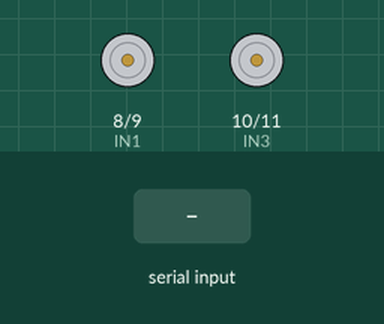
This sketch was run on a simulated Arduino Uno, built with avr-gcc and run on an emulated ATmega328P. Parts: motor-driver pin pairs drawn as motors (green arrow = first pin HIGH = forward, orange = second pin HIGH = backward, longer = more drive). Inputs (shaded band) come from the test bench.

Above: at 1.2 s.
1.3 s: "forward\n" received over Serial
At 2.4 s:
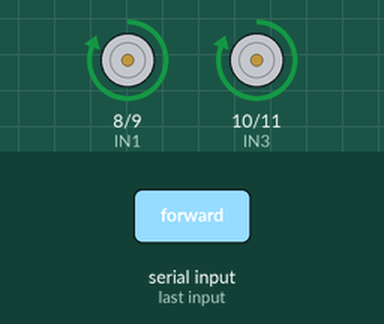
2.8 s: "backward\n" received over Serial
At 3.6 s:
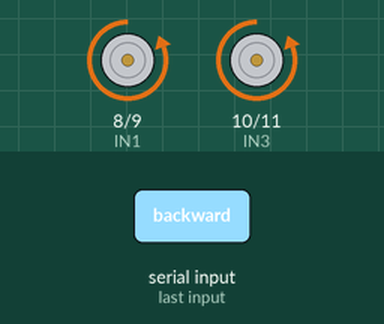
4.3 s: "left\n" received over Serial
At 4.6 s:
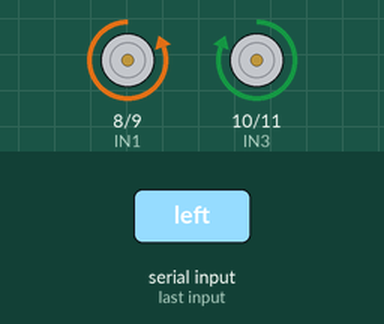
5.8 s: "right\n" received over Serial
At 7.0 s:
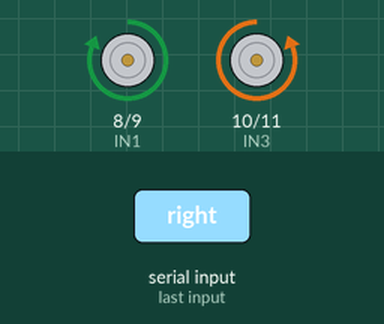
7.3 s: "stop\n" received over Serial
At 8.1 s:
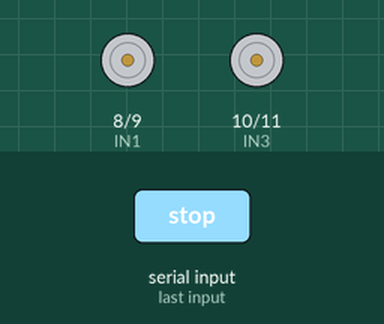
Timing chart, 0 to 9.8 s (numbered marks = the images above; inputs shaded):
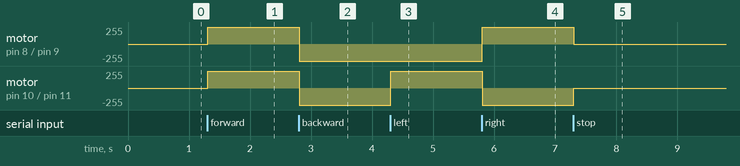

Measured:
- after the input at 1.3 s, motor on pin 8 (IN1) / pin 9 (IN2), motor on pin 10 (IN3) / pin 11 (IN4): stopped → forward 255/255 at once
- after the input at 2.8 s, motor on pin 8 (IN1) / pin 9 (IN2), motor on pin 10 (IN3) / pin 11 (IN4): forward 255/255 → backward 255/255 at once
- after the input at 4.3 s, motor on pin 10 (IN3) / pin 11 (IN4): backward 255/255 → forward 255/255 at once
- after the input at 5.8 s, motor on pin 8 (IN1) / pin 9 (IN2): backward 255/255 → forward 255/255 at once; motor on pin 10 (IN3) / pin 11 (IN4): forward 255/255 → backward 255/255 at once
- after the input at 7.3 s, motor on pin 8 (IN1) / pin 9 (IN2): forward 255/255 → stopped at once; motor on pin 10 (IN3) / pin 11 (IN4): backward 255/255 → stopped at once

The sketch:

robot_car.ino
```cpp
// Pin definitions
const int IN1 = 8;
const int IN2 = 9;
const int IN3 = 10;
const int IN4 = 11;

String command = "";

void setup() {
  // Set motor driver pins as outputs
  pinMode(IN1, OUTPUT);
  pinMode(IN2, OUTPUT);
  pinMode(IN3, OUTPUT);
  pinMode(IN4, OUTPUT);

  // Start serial communication with Bluetooth module
  Serial.begin(9600);
}

void loop() {
  // Check if data is available from Bluetooth
  if (Serial.available()) {
    command = Serial.readStringUntil('\n');  // Read until newline
    command.trim(); // Remove extra spaces or newline characters
    command.toLowerCase(); // Convert to lowercase for consistency

    // Process command
    if (command == "forward") {
      moveForward();
    } else if (command == "backward") {
      moveBackward();
    } else if (command == "left") {
      turnLeft();
    } else if (command == "right") {
      turnRight();
    } else if (command == "stop") {
      stopMoving();
    }
  }
}

// Movement Functions

void moveForward() {
  digitalWrite(IN1, HIGH);
  digitalWrite(IN2, LOW);
  digitalWrite(IN3, HIGH);
  digitalWrite(IN4, LOW);
}

void moveBackward() {
  digitalWrite(IN1, LOW);
  digitalWrite(IN2, HIGH);
  digitalWrite(IN3, LOW);
  digitalWrite(IN4, HIGH);
}

void turnLeft() {
  digitalWrite(IN1, LOW);
  digitalWrite(IN2, HIGH);
  digitalWrite(IN3, HIGH);
  digitalWrite(IN4, LOW);
}

void turnRight() {
  digitalWrite(IN1, HIGH);
  digitalWrite(IN2, LOW);
  digitalWrite(IN3, LOW);
  digitalWrite(IN4, HIGH);
}

void stopMoving() {
  digitalWrite(IN1, LOW);
  digitalWrite(IN2, LOW);
  digitalWrite(IN3, LOW);
  digitalWrite(IN4, LOW);
}
```
